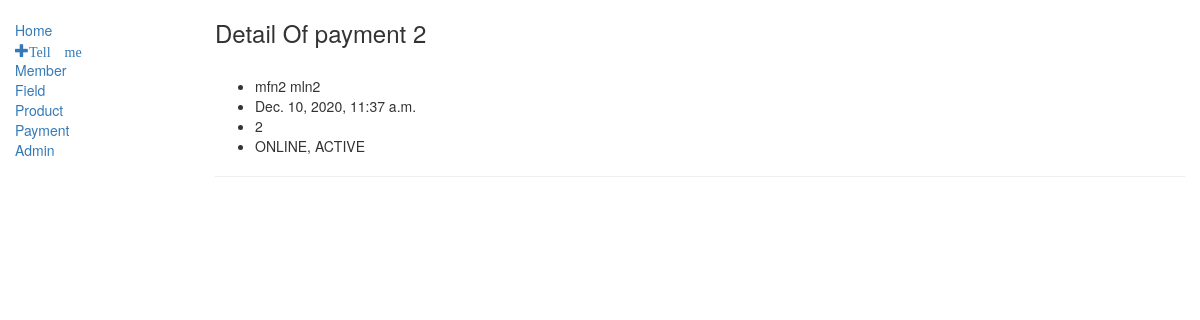
Page /store/payment_detail/2 on the committed database.
### store/models.py (models this page shows, shortened)
class Payment(models.Model):
    payer = models.ForeignKey(Member, on_delete=models.CASCADE, null=True, blank=True)
    amount = models.CharField(max_length=8, null=True, blank=True)
    product = models.ForeignKey(Product, on_delete=models.CASCADE, null=True, blank=True)
    number = models.PositiveIntegerField(default=0, null=True, blank=True)
    date = models.DateTimeField(null=True, blank=True)
    method = models.ForeignKey(PaymentMethod, on_delete=models.CASCADE, null=True, blank=True)

class PaymentMethod(models.Model):
    METHOD = (
        ('ONLINE', 'Online'),
        ('OFFLINE', 'Offline'),
    )
    method = models.CharField(choices=METHOD, default='ONLINE', max_length=7, null=True, blank=True)
    STATUS = (
        ('ACTIVE', 'Active'),
        ('INACTIVE', 'Inactive'),
    )
    status = models.CharField(choices=STATUS, default='ACTIVE', max_length=8, null=True, blank=True)
    description = models.TextField(help_text="Reason of Activate or Inactivate of method", null=True, blank=True)
    def __str__(self):
        str1 = self.method + ", "
        str2 = self.status
        str3 = str1 + str2
        return str3

### club/models.py (models this page shows, shortened)
class Member(models.Model):
    first_name = models.CharField(max_length=100, unique=True, null=True, blank=True)
    last_name = models.CharField(max_length=100, null=True, blank=True)
    age = models.CharField(max_length=10, null=True, blank=True)
    mobile = models.CharField(max_length=11, null=True, blank=True)
    address = models.TextField(null=True, blank=True)
    birth_date = models.DateField(null=True, blank=True)
    join_date = models.DateTimeField(default=timezone.now(), null=True, blank=True)
    ROLE = (
        ('A', 'Administrator'),
        ('C', 'Client'),
    )
    role = models.CharField(default='C', choices=ROLE, max_length=1, null=True, blank=True)
    LEVEL = (
        ('b', 'Beginner'),
        ('m', 'Middle'),
        ('p', 'professional'),
    )
    level = models.CharField(default='b', choices=LEVEL, max_length=1, null=True, blank=True)
    class Meta:
        ordering = ["join_date"]
    """After add member show name of the member instance show ( Member Object 1) """

### store/views.py (the view)
# urls.py: path('payment_detail/<int:id>', views.payment_detail_def, name="payment_detail_url"),
def payment_detail_def(request, id):
    model = models.Payment.objects.filter(pk=id)
    context = {'object_list': model}
    return render(request, 'store/payment/payment_detail.html', context)

### store/templates/store/payment/payment_detail.html (shortened to what this page needs)
{% extends 'base.html' %}
{% block content %}
{% for payment in object_list %}
<h3>Detail Of payment {{payment.id}}</h3>
<br>
<ul>
    <li>{{payment.payer.first_name}} {{payment.payer.last_name}} </li>
    <li>{{payment.date}}</li>
    <li>{{payment.amount}}</li>
    <li>{{payment.method}}</li>
</ul>
<hr>
{% endfor %}
{% endblock %}

### rows in the picture
Payment: id "2", payer.first_name "mfn2", payer.last_name "mln2", date "Dec. 10, 2020, 11:37 a.m.", amount "2", method "ONLINE, ACTIVE"
